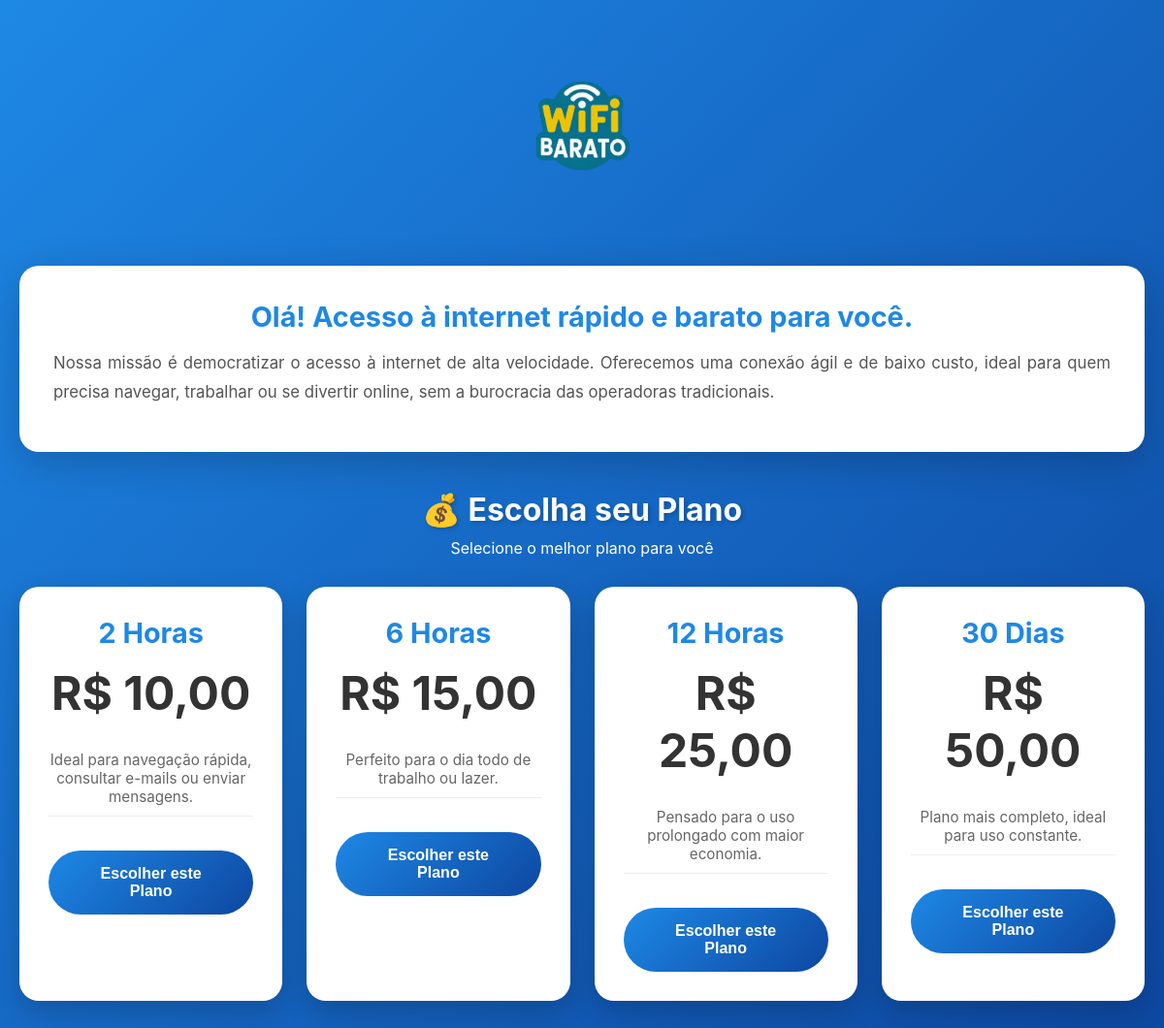
The page /bkp_MP_271025_index.php on the database its author committed.
### tables this page shows
CREATE TABLE IF NOT EXISTS plans (
    id INT AUTO_INCREMENT PRIMARY KEY,
    name VARCHAR(100) NOT NULL,
    duration VARCHAR(50) NOT NULL,
    duration_seconds INT NOT NULL,
    price DECIMAL(10,2) NOT NULL,
    description TEXT,
    active TINYINT(1) DEFAULT 1,
    created_at TIMESTAMP DEFAULT CURRENT_TIMESTAMP
);

### config.php (called while the page is built, shortened)
<?php
function formatMoney($value) {
    return 'R$ ' . number_format($value, 2, ',', '.');
}
?>

### bkp_MP_271025_index.php (the view, shortened to what this page needs)
<?php
require_once 'config.php';
$db = Database::getInstance()->getConnection();
$stmt = $db->query("SELECT * FROM plans WHERE active = 1 ORDER BY price ASC");
$plans = $stmt->fetchAll();
?>
<!DOCTYPE html>
<html lang="pt-BR">
<head>
</head>
<body>
    <div class="container">
        <div class="header">
            <img src="img/wifi-barato-logo.png" alt="WiFi Barato" class="logo">
        </div>
        <div class="intro-box">
            <h2>Olá! Acesso à internet rápido e barato para você.</h2>
            <p>Nossa missão é democratizar o acesso à internet de alta velocidade. Oferecemos uma conexão ágil e de baixo custo, ideal para quem precisa navegar, trabalhar ou se divertir online, sem a burocracia das operadoras tradicionais.</p>
        </div>
        <div id="plansSection" class="plans-section">
            <div class="plans-title">
                <h3>💰 Escolha seu Plano</h3>
                <p>Selecione o melhor plano para você</p>
            </div>
            <div class="plans-grid">
                <?php foreach ($plans as $plan): ?>
                <div class="plan-card" onclick="selectPlan(<?php echo $plan['id']; ?>)" data-plan-id="<?php echo $plan['id']; ?>">
                    <div class="plan-duration"><?php echo htmlspecialchars($plan['name']); ?></div>
                    <div class="plan-price"><?php echo formatMoney($plan['price']); ?></div>
                    <ul class="plan-features">
                        <li><?php echo htmlspecialchars($plan['description']); ?></li>
                    </ul>
                    <button class="select-btn">Escolher este Plano</button>
                </div>
                <?php endforeach; ?>
            </div>
        </div>
    </div>
</body>
</html>

### bkp_MP_271025_index.php (style rules this page uses)
* { margin: 0; padding: 0; box-sizing: border-box; }
body { font-family: -apple-system, BlinkMacSystemFont, 'Segoe UI', Roboto, sans-serif; background: linear-gradient(135deg, #1e88e5 0%, #0d47a1 100%); min-height: 100vh; padding: 20px; }
.container { max-width: 1200px; margin: 0 auto; }
.header { text-align: center; margin-bottom: 30px; padding-top: 20px; }
.logo { width: 180px; height: auto; margin-bottom: 20px; }
.intro-box { background: white; border-radius: 20px; padding: 35px; box-shadow: 0 10px 40px rgba(0,0,0,0.2); margin-bottom: 30px; }
.intro-box h2 { color: #1e88e5; font-size: 1.8em; margin-bottom: 15px; text-align: center; }
.intro-box p { color: #555; line-height: 1.8; font-size: 1.05em; text-align: justify; margin-bottom: 12px; }
.plans-section { margin: 40px 0; }
.plans-title { text-align: center; color: white; margin-bottom: 30px; }
.plans-title h3 { font-size: 2em; margin-bottom: 10px; text-shadow: 2px 2px 4px rgba(0,0,0,0.2); }
.plans-grid { display: grid; grid-template-columns: repeat(auto-fit, minmax(250px, 1fr)); gap: 25px; margin-bottom: 40px; }
.plan-card { background: white; border-radius: 20px; padding: 30px; text-align: center; box-shadow: 0 10px 30px rgba(0,0,0,0.2); transition: transform 0.3s ease, box-shadow 0.3s ease; cursor: pointer; position: relative; }
.plan-duration { font-size: 1.8em; color: #1e88e5; font-weight: bold; margin-bottom: 15px; }
.plan-price { font-size: 3em; color: #333; font-weight: bold; margin-bottom: 20px; }
.plan-features { list-style: none; margin: 20px 0; padding: 0; }
.plan-features li { padding: 10px 0; color: #666; border-bottom: 1px solid #eee; font-size: 0.95em; }
.select-btn { background: linear-gradient(135deg, #1e88e5 0%, #0d47a1 100%); color: white; border: none; padding: 15px 40px; border-radius: 50px; font-size: 1em; font-weight: bold; cursor: pointer; width: 100%; margin-top: 15px; }

### rows shown on the page
plans: name "2 Horas", price "R$ 10,00", description "Ideal para navegação rápida, consultar e-mails ou enviar mensagens."
plans: name "6 Horas", price "R$ 15,00", description "Perfeito para o dia todo de trabalho ou lazer."
plans: name "12 Horas", price "R$ 25,00", description "Pensado para o uso prolongado com maior economia."
plans: name "30 Dias", price "R$ 50,00", description "Plano mais completo, ideal para uso constante."
